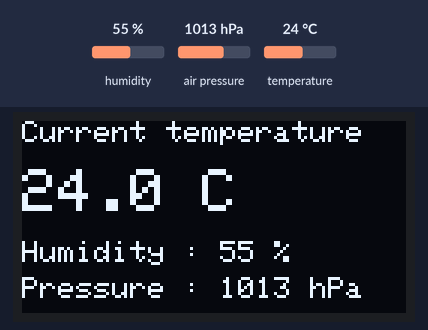
Bench run of a program on a simulated ESP32-C6. Shown: 128×64 one-colour display. The inputs (shaded band) are chosen by the test bench; at power-on: humidity 55 %, air pressure 1013 hPa, temperature 24 °C. WiFi joins after 1.5 s; servers stay silent unless stated; uploads are accepted with an empty reply; not simulated (calls return 0 or success): secrets.h; what the program prints to the serial monitor is not drawn.

Above: at 1.6 s.

The program:

main.cpp
```cpp
#include <Arduino.h>
#include <Wire.h>
#include <Adafruit_BME280.h>
#include <Adafruit_GFX.h>
#include <Adafruit_SSD1306.h>
#include <WiFi.h>
#include <HTTPClient.h>
#include "secrets.h"

#define SCREEN_WIDTH 128
#define SCREEN_HEIGHT 64
#define OLED_RESET    (-1)
#define SCREEN_ADDRESS 0x3C

#define I2C_SDA 6
#define I2C_SCL 4

Adafruit_BME280 bme;
Adafruit_SSD1306 display(SCREEN_WIDTH, SCREEN_HEIGHT, &Wire, OLED_RESET);

void setup() {
    Serial.begin(115200);
    Serial.println("\n--- TYTO System Booting ---");

    // I2C initialization
    Wire.begin(I2C_SDA, I2C_SCL);

    // OLED screen initialization
    if(!display.begin(SSD1306_SWITCHCAPVCC, SCREEN_ADDRESS)) {
        Serial.println(F("Error: OLED screen not found."));
    }

    Wire.setClock(100000);

    display.clearDisplay();
    display.setTextSize(1);
    display.setTextColor(SSD1306_WHITE);
    display.setCursor(0, 0);
    display.println("Starting...");
    display.display();

    // Sensor initialization
    if (!bme.begin(0x77, &Wire)) {
        Serial.println("Error: BME280 sensor not found.");
    }

    Serial.println("Sensor and screen initialized.");
    Serial.println("-------------------------");

    // Wi-Fi connexion
    Serial.print("Connecting to network: ");
    WiFi.begin(WIFI_SSID, WIFI_PASSWORD);
    while (WiFi.status() != WL_CONNECTED) {
        delay(500);
        Serial.print(".");
    }
    Serial.println("\nWi-Fi connexion sucessfull.");
}

void loop() {
    // Restart wire I2C
    Wire.end();
    Wire.begin(I2C_SDA, I2C_SCL);
    Wire.setClock(100000);

    // Give back parameters to sensor
    bme.begin(0x77, &Wire);

    // Reading sensor
    const float temp = bme.readTemperature();
    const float hum = bme.readHumidity();
    const float pres = bme.readPressure() / 100.0F;

    Serial.printf("Temp: %.2f *C | Hum: %.2f %% | Pres: %.2f hPa\n", temp, hum, pres);

    // Update display
    display.clearDisplay();
    display.setCursor(0, 0);
    display.setTextSize(1);
    display.println("Current temperature");

    display.setCursor(0, 16);
    display.setTextSize(2);
    display.printf("%.1f C", temp);

    display.setCursor(0, 40);
    display.setTextSize(1);
    display.printf("Humidity : %.0f %%", hum);
    display.setCursor(0, 52);
    display.printf("Pressure : %.0f hPa", pres);

    display.display();

    // Send data if Wi-Fi is activated
    if (WiFi.status() == WL_CONNECTED) {
        HTTPClient http;

        // Initialize the connection to the API
        http.begin(API_URL);
        http.addHeader("Content-Type", "application/json");
        http.addHeader("X-API-Key", API_SECRET);

        // Format the data as a JSON string
        String jsonPayload = "{\"temperature\":" + String(temp) +
                             ", \"humidity\":" + String(hum) +
                             ", \"pressure\":" + String(pres) + "}";

        // Send the HTTP POST request
        const int httpResponseCode = http.POST(jsonPayload);
        if (httpResponseCode > 0) {
            Serial.print("API Response Code: ");
            Serial.println(httpResponseCode);
        } else {
            Serial.print("Error sending POST request. Error code: ");
            Serial.println(httpResponseCode);
        }

        // Free resources
        http.end();
    } else {
        // Try reconnect if connexion is lost
        WiFi.reconnect();
    }

    // Wait for 15 min, no deep sleep as screen is lit
    delay(900000);
}
```
